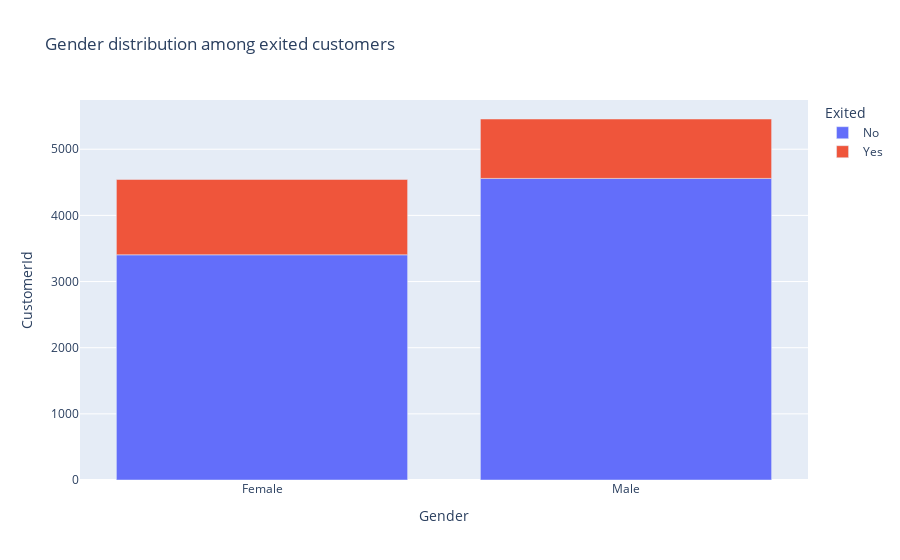

Notebook cell for this chart:
### Code cell
#creamos un gráfico para ver la distribución de género entre los clientes que se fueron
fig = px.bar(Gender_df, x='Gender', y='CustomerId', color='Exited', title='Gender distribution among exited customers')
fig.show()

### Figure 1 — Plotly figure (JSON) as saved in the notebook; plotly's stock layout.template omitted (floating-point values rounded to 4 significant figures)
{"data": [{"alignmentgroup": "True", "hovertemplate": "Exited=No<br>Gender=%{x}<br>CustomerId=%{y}<extra></extra>", "legendgroup": "No", "marker": {"color": "#636efa", "pattern": {"shape": ""}}, "name": "No", "offsetgroup": "No", "orientation": "v", "showlegend": true, "textposition": "auto", "type": "bar", "x": ["Female", "Male"], "xaxis": "x", "y": [3404, 4559], "yaxis": "y"}, {"alignmentgroup": "True", "hovertemplate": "Exited=Yes<br>Gender=%{x}<br>CustomerId=%{y}<extra></extra>", "legendgroup": "Yes", "marker": {"color": "#EF553B", "pattern": {"shape": ""}}, "name": "Yes", "offsetgroup": "Yes", "orientation": "v", "showlegend": true, "textposition": "auto", "type": "bar", "x": ["Female", "Male"], "xaxis": "x", "y": [1139, 898], "yaxis": "y"}], "layout": {"barmode": "relative", "legend": {"title": {"text": "Exited"}, "tracegroupgap": 0}, "title": {"text": "Gender distribution among exited customers"}, "xaxis": {"anchor": "y", "domain": [0, 1], "title": {"text": "Gender"}}, "yaxis": {"anchor": "x", "domain": [0, 1], "title": {"text": "CustomerId"}}}}
